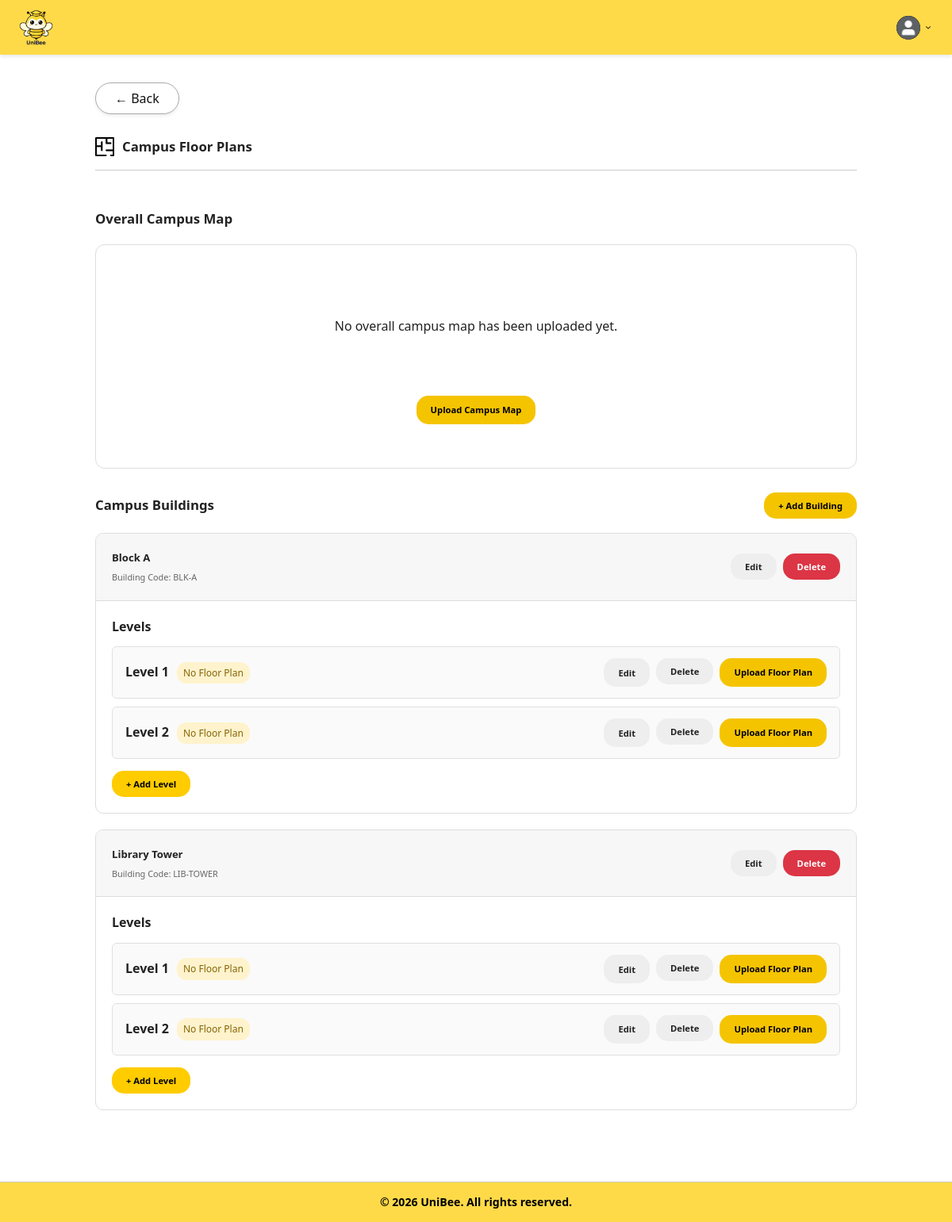
Page /boundary/uploadFloorPlanPage.php (signed in) on the committed database.
### tables this page shows
CREATE TABLE CampusBuildings (
    id INT PRIMARY KEY AUTO_INCREMENT,
    universityId INT NOT NULL,
    buildingName VARCHAR(255) NOT NULL,
    buildingCode VARCHAR(50),
    description TEXT,
    status ENUM('active', 'inactive') DEFAULT 'active',
    createdAt DATETIME DEFAULT CURRENT_TIMESTAMP,
    updatedAt DATETIME DEFAULT CURRENT_TIMESTAMP ON UPDATE CURRENT_TIMESTAMP,
    FOREIGN KEY (universityId) REFERENCES Universities(id) ON DELETE CASCADE
);

CREATE TABLE CampusFloors (
    id INT PRIMARY KEY AUTO_INCREMENT,
    buildingId INT NOT NULL,
    floorName VARCHAR(100) NOT NULL,
    floorNumber INT NOT NULL,
    description TEXT,
    status ENUM('active', 'inactive') DEFAULT 'active',
    createdAt DATETIME DEFAULT CURRENT_TIMESTAMP,
    updatedAt DATETIME DEFAULT CURRENT_TIMESTAMP ON UPDATE CURRENT_TIMESTAMP,
    FOREIGN KEY (buildingId) REFERENCES CampusBuildings(id) ON DELETE CASCADE
);

### boundary/uploadFloorPlanPage.php (the view, shortened to what the rows shown need)
<?php
require_once "../controller/manageUniversityInformationController.php";
$controller = new ManageUniversityInformationController();
$universityId = $_SESSION['university_id'] ?? null;
$buildings = $controller->getCampusBuildings($universityId);
?>
<!DOCTYPE html>
<html lang="en">
<head>
    <link rel="stylesheet" href="../style.css">
</head>
<body>
    <main class="campus-floor-plan-page">
        <section class="page-title-section">
            <h1>Campus Floor Plans</h1>
        </section>
        <section class="campus-section">
            <div class="section-header">
                <h2>Overall Campus Map</h2>
            </div>
        </section>
        <section class="campus-section">
            <div class="section-header">
                <h2>Campus Buildings</h2>
            </div>
            <?php if (!empty($buildings)): ?>
                <?php foreach ($buildings as $building): ?>
                    <div class="building-card">
                        <div class="building-header">
                            <div class="building-information">
                                <h3><?php echo htmlspecialchars($building['buildingName']); ?></h3>
                                <?php if (!empty($building['buildingCode'])): ?>
                                    <p>Building Code: <?php echo htmlspecialchars($building['buildingCode']); ?></p>
                                <?php endif; ?>
                            </div>
                            <div class="building-actions">
                                <button type="button"
                                        class="secondary-button"
                                        onclick="openEditBuildingModal(
                                            <?php echo (int) $building['id']; ?>,
                                            <?php echo htmlspecialchars(json_encode($building['buildingName'])); ?>,
                                            <?php echo htmlspecialchars(json_encode($building['buildingCode'] ?? '')); ?>,
                                            <?php echo htmlspecialchars(json_encode($building['description'] ?? '')); ?>
                                        )">
                                    Edit
                                </button>
                                <form action="../controller/manageUniversityInformationController.php"
                                    method="POST"
                                    style="display: inline;"
                                    onsubmit="return confirm('Are you sure you want to delete this building?');">
                                    <button type="submit" class="danger-button">Delete</button>
                                </form>
                            </div>
                        </div>
                        <div class="floor-section">
                            <div class="floor-section-title">Levels</div>
                            <div class="floor-list">
                                <?php if (!empty($building['floors'])): ?>
                                    <?php foreach ($building['floors'] as $floor): ?>
                                        <div class="floor-row">
                                            <div class="floor-information">
                                                <span class="floor-name">
                                                    <?php echo htmlspecialchars($floor['floorName']); ?>
                                                </span>
                                                <?php if (!empty($floor['floorPlan'])): ?>
                                                    <span class="floor-status uploaded">Floor Plan Uploaded</span>
                                                <?php else: ?>
                                                    <span class="floor-status not-uploaded">No Floor Plan</span>
                                                <?php endif; ?>
                                            </div>
                                            <div class="floor-actions">
                                                <button type="button"
                                                        class="secondary-button"
                                                        onclick="openEditFloorModal(
                                                            <?php echo (int) $floor['id']; ?>,
                                                            <?php echo htmlspecialchars(json_encode($floor['floorName'])); ?>,
                                                            <?php echo (int) $floor['floorNumber']; ?>,
                                                            <?php echo htmlspecialchars(json_encode($floor['description'] ?? '')); ?>
                                                        )">
                                                    Edit
                                                </button>
                                                <form action="../controller/manageUniversityInformationController.php"
                                                      method="POST"
                                                      style="display: inline;"
                                                      onsubmit="return confirm('Are you sure you want to delete this level?');">
                                                    <button type="submit" class="secondary-button delete-floor-button">
                                                        Delete
                                                    </button>
                                                </form>
                                                <?php if (!empty($floor['floorPlan'])): ?>
                                                    <button type="button"
                                                            class="secondary-button"
                                                            onclick="openFloorPlanModal(
                                                                <?php echo (int) $floor['id']; ?>,
                                                                <?php echo htmlspecialchars(json_encode($floor['floorName'])); ?>,
                                                                <?php echo (int) $floor['floorNumber']; ?>,
                                                                <?php echo htmlspecialchars(json_encode($floor['description'] ?? '')); ?>,
                                                                <?php echo htmlspecialchars(json_encode($floor['floorPlan']['filePath'])); ?>
                                                            )">
                                                        View
                                                    </button>
                                                    <button type="button"
                                                            class="secondary-button"
                                                            onclick="openNodeEditor(
                                                                <?php echo (int) $floor['id']; ?>,
                                                                <?php echo (int) $floor['floorPlan']['id']; ?>,
                                                                <?php echo htmlspecialchars(json_encode($floor['floorName'])); ?>,
                                                                <?php echo htmlspecialchars(json_encode($floor['floorPlan']['filePath'])); ?>,
                                                                <?php echo (int) $building['id']; ?>
                                                            )">
                                                        Edit Nodes
                                                    </button>
                                                    <form id="replaceFloorPlanForm<?php echo (int) $floor['id']; ?>"
                                                          action="../controller/manageUniversityInformationController.php"
                                                          method="POST"
                                                          enctype="multipart/form-data"
                                                          style="display: inline;">
                                                        <input type="hidden" name="uploadType" value="floorPlan">
                                                        <input type="hidden" name="floorId" value="<?php echo (int) $floor['id']; ?>">
                                                        <input type="file"
                                                               id="replaceFloorPlan<?php echo (int) $floor['id']; ?>"
                                                               name="uploadFile"
                                                               accept=".png,.jpg,.jpeg,.pdf"
                                                               style="display: none;"
                                                               onchange="document.getElementById('replaceFloorPlanForm<?php echo (int) $floor['id']; ?>').submit();">
                                                        <label for="replaceFloorPlan<?php echo (int) $floor['id']; ?>"
                                                               class="secondary-button">
                                                            Replace
                                                        </label>
                                                    </form>
                                                <?php else: ?>
                                                    <form id="uploadFloorPlanForm<?php echo (int) $floor['id']; ?>"
                                                          action="../controller/manageUniversityInformationController.php"
                                                          method="POST"
                                                          enctype="multipart/form-data"
                                                          style="display: inline;">
                                                        <label for="uploadFloorPlan<?php echo (int) $floor['id']; ?>"
                                                               class="primary-button">
                                                            Upload Floor Plan
                                                        </label>
                                                    </form>
                                                <?php endif; ?>
                                            </div>
                                        </div>
                                    <?php endforeach; ?>
                                <?php else: ?>
                                    <div class="empty-levels">
                                        <span>No levels added yet.</span>
                                    </div>
                                <?php endif; ?>
                            </div>
                            <button type="button"
                                    class="primary-button add-level-button"
                                    onclick="openFloorModal(<?php echo (int) $building['id']; ?>)">
                                + Add Level
                            </button>
                        </div>
                    </div>
                <?php endforeach; ?>
            <?php else: ?>
                <div class="empty-buildings">
                    No buildings added yet. Click <strong>+ Add Building</strong> to start.
                </div>
            <?php endif; ?>
        </section>
    </main>
</body>
</html>

### rows in the picture
campusbuildings: buildingName "Block A", buildingCode "BLK-A", floorName "Level 1"
campusfloors: floorName "Level 2"
campusbuildings: buildingName "Library Tower", buildingCode "LIB-TOWER"
campusfloors: floorName "Level 1"
campusfloors: floorName "Level 2"
